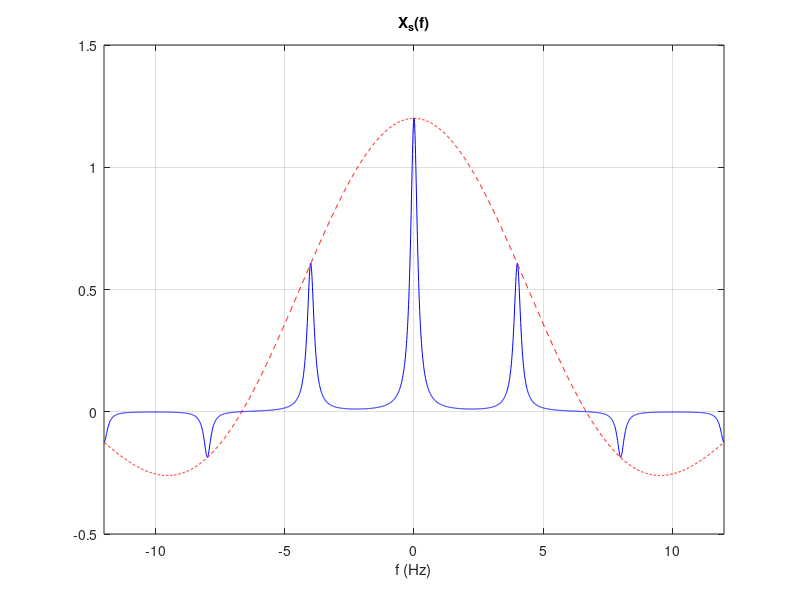

The MATLAB script that drew this image:
% Script: mexdt_4_4.m
Xa = @(f) 2./(1+4*pi*pi*f.*f);
f = [-12:0.01:12];
fs = 4;       % Sampling rate.
Ts = 1/fs;    % sampling interval.
d = 0.6;      % Duty cycle
Xs = zeros(size(Xa(f)));
for k=-5:5,
  Xs = Xs+d*sinc(k*d)*Xa(f-k*fs);  % Eqn. (4.38)
end;
plot(f,Xs,'b-',f,2*d*sinc(f*d/fs),'r--'); grid;
axis([-12,12,-0.5,1.5]);
title('X_{s}(f)');
xlabel('f (Hz)');
